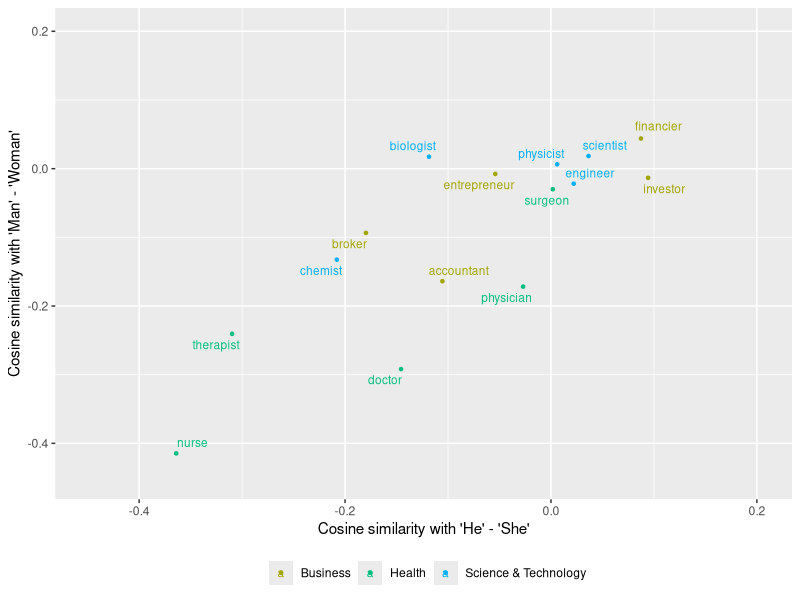
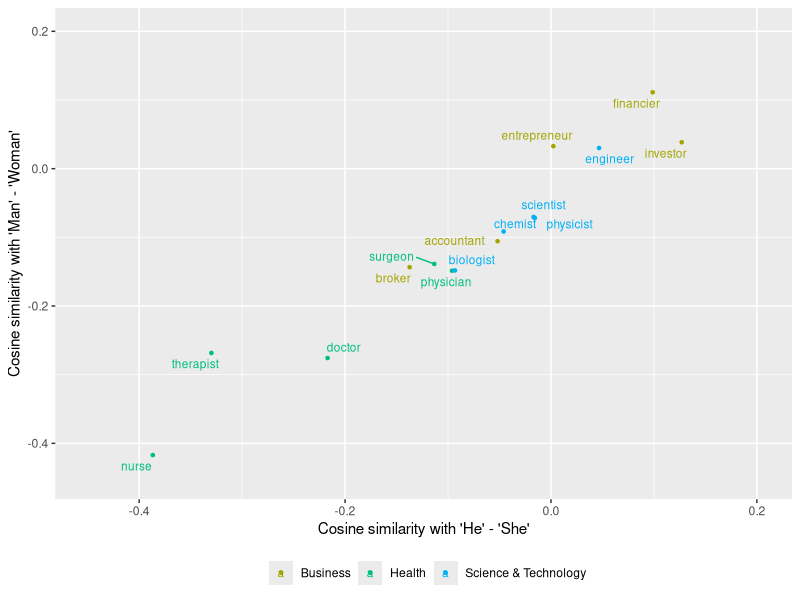
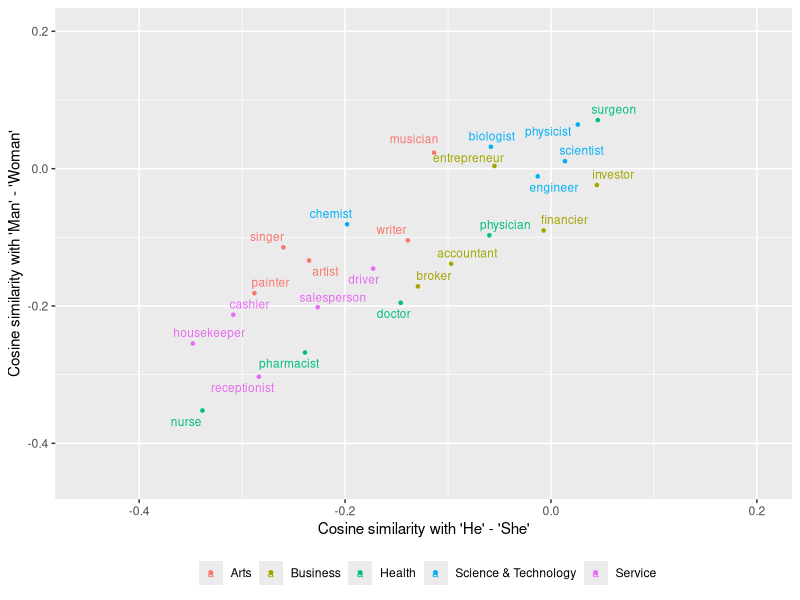
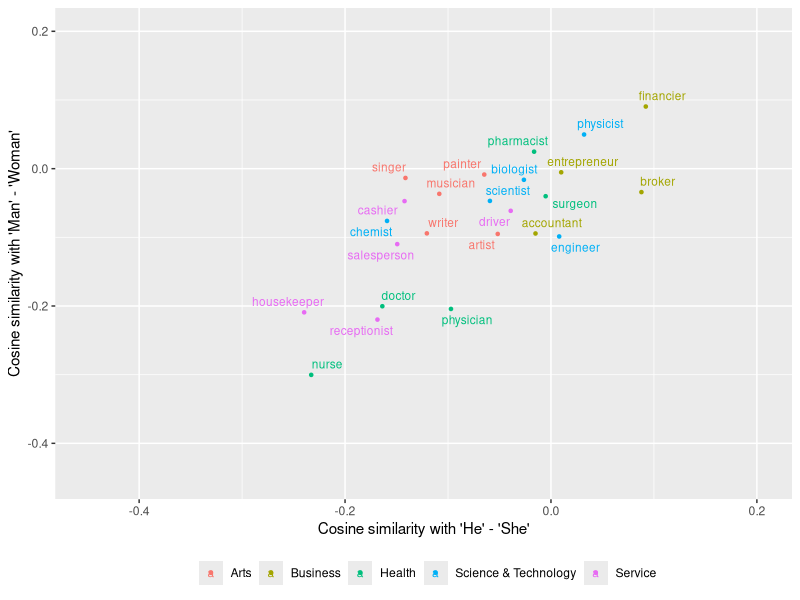
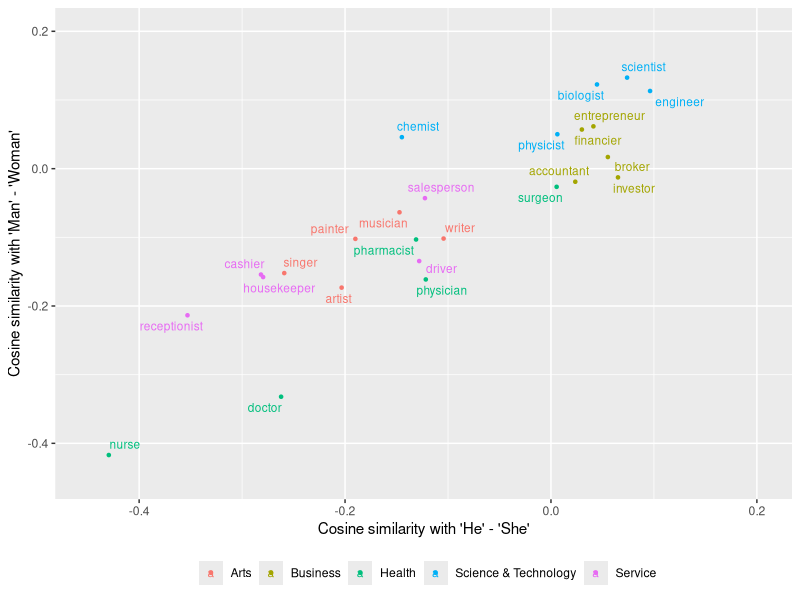
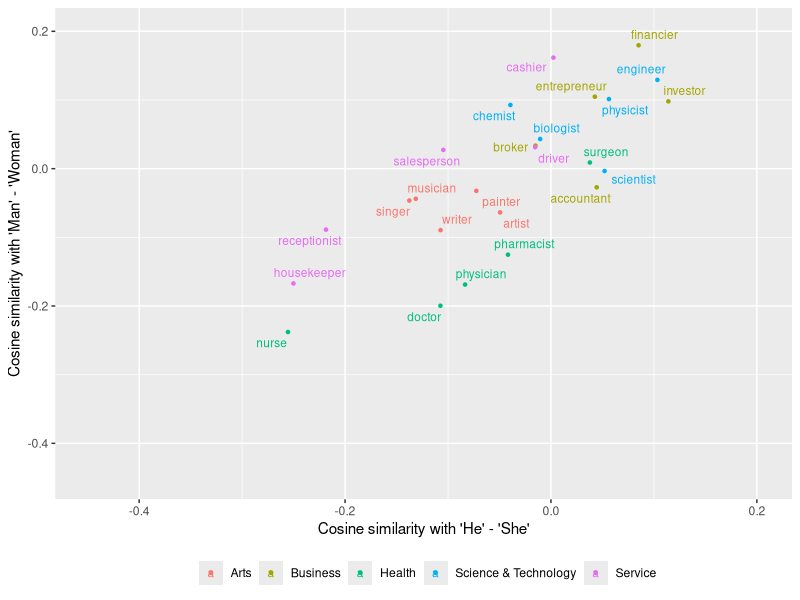
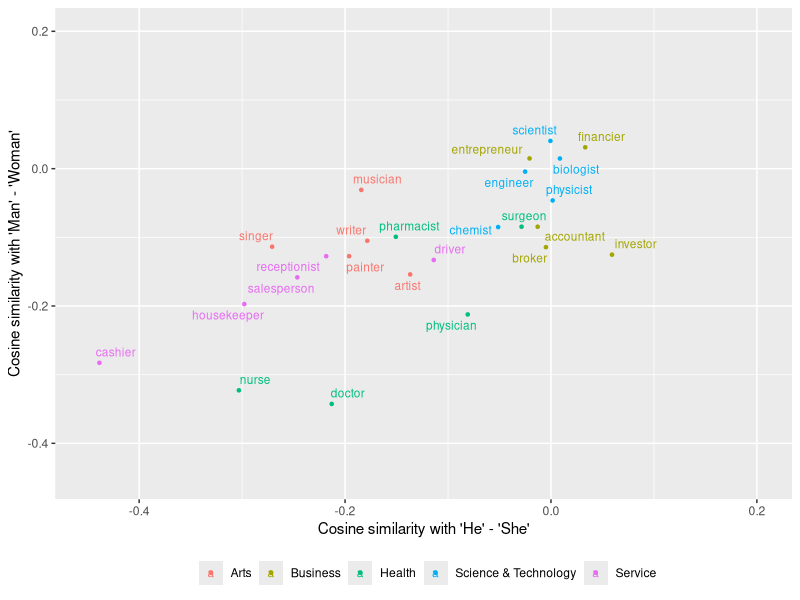
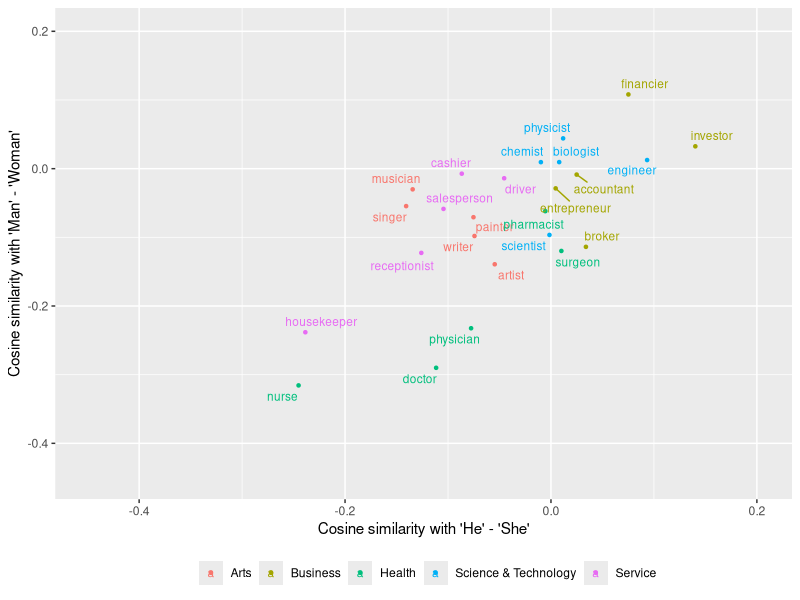

The R source for these figures, in order: (Note: this script raises an error after producing the figures.)
library(tidyr)
library(dplyr)
library(ggplot2)
library(ggrepel)

w2v_df <- read.csv("projections.tsv", sep="\t")
w2v_mf_df <- read.csv("projections_authorgender.tsv", sep="\t")
curr_year <- 2006

gg_color_hue <- function(n) {
  hues = seq(15, 375, length = n + 1)
  hcl(h = hues, l = 65, c = 100)[1:n]
}

min_proj <- min(w2v_df$similarity)
max_proj <- max(w2v_df$similarity)

##########################
# PER YEAR - TOPIC WORDS #
##########################
cols <- gg_color_hue(5)

for (year_c in c(1987,2006)) {
  w2v_curr_df <- filter(w2v_df, year == year_c, topic != 'neutral' & topic != 'litcomp') %>%
                  spread(key = word_diff, value = similarity)
  names(w2v_curr_df)[c(4,5)] <- c("he_she","man_woman")
  ggplot(w2v_curr_df, aes(x = he_she, y = man_woman, colour = topic)) +
    geom_point(size = .9) +
    geom_text_repel(aes(label = word), size = 3) +
    labs(x = "Cosine similarity with 'He' - 'She'", 
         y = "Cosine similarity with 'Man' - 'Woman'") +
    scale_colour_manual(name="",
                        values=cols,
                        breaks=c("arts","business","health","science&tech","service"),
                        labels=c("Arts", "Business", "Health", "Science & Technology", "Service")) +
    theme(legend.position = 'bottom') +
    xlim(min_proj,max_proj) + 
    ylim(min_proj,max_proj) 
  ggsave(paste0("./Plots/Proj",year_c,".pdf"), height = 5, width = 5)
}

#############################
# M/F AUTHORS - TOPIC WORDS #
#############################
years <- unique(w2v_mf_df$year)
for (y in years) {
  for (g in c('M','F')) {
    w2v_curr_df <- filter(w2v_mf_df, year == y, author_gender == g, topic != 'neutral' & topic != 'litcomp') %>%
      spread(key = word_diff, value = similarity)
    names(w2v_curr_df)[c(5,6)] <- c("he_she","man_woman")
    ggplot(w2v_curr_df, aes(x = he_she, y = man_woman, colour = topic)) +
      geom_point(size = .9) +
      geom_text_repel(aes(label = word), size = 3) +
      labs(x = "Cosine similarity with 'He' - 'She'", 
           y = "Cosine similarity with 'Man' - 'Woman'") +
      scale_colour_manual(name="",
                          values=cols,
                          breaks=c("arts","business","health","science&tech","service"),
                          labels=c("Arts", "Business", "Health", "Science & Technology", "Service")) +
      theme(legend.position = 'bottom') +
      xlim(min_proj,max_proj) + 
      ylim(min_proj,max_proj) 
    ggsave(paste0("./Plots/",y,"Proj",g,".pdf"), height = 5, width = 5)
  }
}
  
#################
# NEUTRAL WORDS #
#################
cols <- gg_color_hue(1)

w2v_curr_df <- filter(w2v_df, year == curr_year, topic == 'neutral') %>%
  spread(key = word_diff, value = similarity)
names(w2v_curr_df)[c(4,5)] <- c("he_she","man_woman")
ggplot(w2v_curr_df, aes(x = he_she, y = man_woman, colour = topic)) +
  geom_point(size = .9) +
  geom_text_repel(aes(label = word), size = 3) +
  labs(x = "Cosine similarity with 'He' - 'She'", 
       y = "Cosine similarity with 'Man' - 'Woman'") +
  scale_colour_manual(name="",
                      values=cols,
                      breaks=c("neutral"),
                      labels=c("Neutral")) +
  theme(legend.position = 'bottom') +
  xlim(min_proj,max_proj) + 
  ylim(min_proj,max_proj) 
ggsave(paste0("./Plots/ProjNeutral",curr_year,".pdf"), height = 5, width = 5)

#################
# COMPARISON WORDS #
#################
w2v_curr_df <- filter(w2v_df, year == curr_year, topic == 'litcomp') %>%
  spread(key = word_diff, value = similarity)
names(w2v_curr_df)[c(4,5)] <- c("he_she","man_woman")
ggplot(w2v_curr_df, aes(x = he_she, y = man_woman, colour = topic)) +
  geom_point(size = .9) +
  geom_text_repel(aes(label = word), size = 3) +
  labs(x = "Cosine similarity with 'He' - 'She'", 
       y = "Cosine similarity with 'Man' - 'Woman'") +
  theme(legend.position = "none") +
  xlim(min_proj,max_proj) + 
  ylim(min_proj,max_proj) 
ggsave(paste0("./Plots/ProjLitComp",curr_year,".pdf"), height = 5, width = 5)

######################
# OVER TIME - HE/SHE #
######################
cols <- gg_color_hue(5)
w2v_heshe_df <- filter(w2v_df, word_diff == "He-She" & topic != 'litcomp' & topic != 'neutral') %>% 
                  group_by(topic, year) %>%
                  summarise(avg_sim = mean(similarity))
ggplot(w2v_heshe_df, aes(x = year, y = avg_sim, colour = topic, group = topic)) + 
  geom_line() +
  scale_colour_manual(name="",
                      values=cols,
                      breaks=c("arts","business","health","science&tech","service"),
                      labels=c("Arts", "Business", "Health", "Science & Technology", "Service")) +
  labs(x = "", y = "Average Cosine Similarity to 'He'-'She'") +
  theme(legend.position = "bottom")
ggsave("./Plots/HeSheAvgOT.pdf", height = 5, width = 6)

######################
# OVER TIME - HE/SHE #
######################
w2v_manwoman_df <- filter(w2v_df, word_diff == "Man-Woman" & topic != 'litcomp' & topic != 'neutral') %>% 
  group_by(topic, year) %>%
  summarise(avg_sim = mean(similarity))
ggplot(w2v_manwoman_df, aes(x = year, y = avg_sim, colour = topic, group = topic)) + 
  geom_line() +
  scale_colour_manual(name="",
                      values=cols,
                      breaks=c("arts","business","health","science&tech","service"),
                      labels=c("Arts", "Business", "Health", "Science & Technology", "Service")) +
  labs(x = "", y = "Average Cosine Similarity to 'Man'-'Woman'") +
  theme(legend.position = "bottom")
ggsave("./Plots/ManWomanAvgOT.pdf", height = 5, width = 6)
